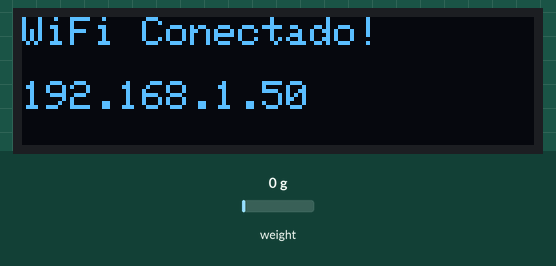
The sketch below on a simulated ESP8266 (NodeMCU). Shown: 128×32 one-colour display. The inputs (shaded band) are chosen by the test bench; at power-on: weight on the scale 0 g. WiFi joins after 1.5 s; servers stay silent unless stated; random numbers use the default seed unless the sketch sets one; no MQTT or app messages arrive unless stated; what the sketch prints to the serial monitor is not drawn.

Above: at 1.6 s.
At 3.7 s:
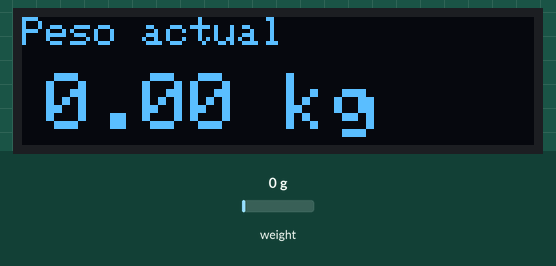
3.8 s: weight on the scale set to 100 g
At 5.1 s:
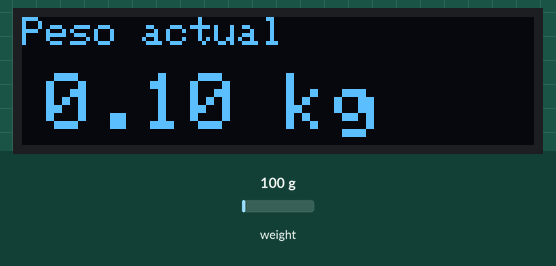
5.4 s: weight on the scale set to 1250 g
At 7.0 s:
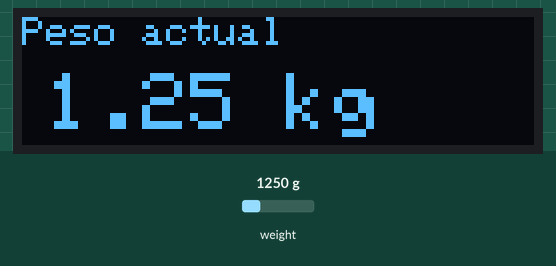
7.3 s: weight on the scale set to 2500 g
At 8.6 s:
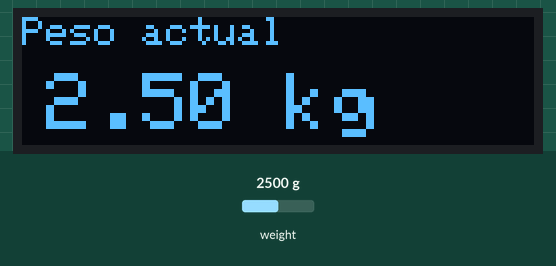
Timing chart, 0 to 10.3 s (numbered marks = the images above; inputs shaded):
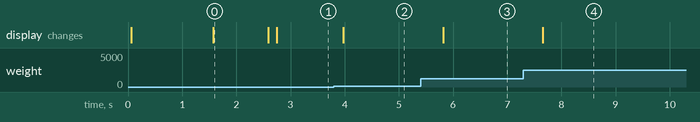

The sketch:

Lectura-Pantalla-OLED-SSD1306.ino
```cpp
#include <Arduino.h>
#include <Wire.h>
#include <Adafruit_GFX.h>
#include <Adafruit_SSD1306.h>
#include "HX711.h"

#include <ESP8266WiFi.h>
#include <PubSubClient.h>

// ---------- OLED 128x32 ----------
#define SCREEN_WIDTH 128
#define SCREEN_HEIGHT 32
#define OLED_RESET   -1
#define I2C_ADDR     0x3C
Adafruit_SSD1306 display(SCREEN_WIDTH, SCREEN_HEIGHT, &Wire, OLED_RESET);

// ---------- HX711 ----------
#define HX_DT   14  // D5 (GPIO14)
#define HX_SCK  12  // D6 (GPIO12)
HX711 scale;

// ---------- Calibración ----------
float CALIBRATION_FACTOR = -21.983999; // AJUSTAR

// ---------- MQTT + WiFi ----------
const char* ssid = "TU_WIFI";
const char* password = "TU_PASSWORD";
const char* mqtt_server = "broker.hivemq.com";
const int   mqtt_port = 1883;
const char* mqtt_topic = "/peso/talca/00";

WiFiClient espClient;
PubSubClient client(espClient);

// ---------- Funciones ----------
void showMsg(const String& l1, const String& l2="") {
  display.clearDisplay();
  display.setTextColor(SSD1306_WHITE);
  display.setTextSize(1);
  display.setCursor(0,0);
  display.println(l1);
  display.setCursor(0,16);
  display.println(l2);
  display.display();
}

void reconnectMQTT() {
  while (!client.connected()) {
    Serial.println("Intentando conectar MQTT...");
    String clientId = "ESP8266-" + String(random(0xffff), HEX);

    if (client.connect(clientId.c_str())) {
      Serial.println("MQTT conectado!");
    } else {
      Serial.print("Fallo, rc=");
      Serial.print(client.state());
      Serial.println(" Reintentando en 3s...");
      delay(3000);
    }
  }
}

void setup() {
  Serial.begin(115200);

  // I2C manual
  Wire.begin(4, 5);

  // OLED
  if (!display.begin(SSD1306_SWITCHCAPVCC, I2C_ADDR)) {
    Serial.println("No se pudo iniciar la OLED");
  } else {
    showMsg("Balanza IoT", "Iniciando...");
  }

  // WiFi
  WiFi.begin(ssid, password);
  showMsg("Conectando WiFi", ssid);

  while (WiFi.status() != WL_CONNECTED) {
    delay(300);
    Serial.print(".");
  }
  showMsg("WiFi Conectado!", WiFi.localIP().toString());
  Serial.println("WiFi OK");

  // MQTT
  client.setServer(mqtt_server, mqtt_port);

  // HX711
  scale.begin(HX_DT, HX_SCK);
  scale.set_scale(CALIBRATION_FACTOR);
  scale.tare();

  if (!scale.wait_ready_timeout(2000)) {
    showMsg("HX711 sin señal", "Revisa VCC/DT/SCK");
    Serial.println("HX711 no listo");
  } else {
    showMsg("Listo", "Coloca objeto...");
    Serial.println("Balanza lista.");
  }
}

void loop() {
  // Mantener MQTT conectado
  if (!client.connected()) reconnectMQTT();
  client.loop();

  if (scale.is_ready()) {
    float weight = scale.get_units(1);
    float weight_kg = weight / 1000;

    // Mostrar en Serial
    Serial.print("Peso: ");
    Serial.print(weight_kg, 2);
    Serial.println(" Kg");

    // Publicar MQTT
    char buffer[10];
    dtostrf(weight_kg, 1, 2, buffer);
    client.publish(mqtt_topic, buffer);

    // OLED
    display.clearDisplay();
    display.setTextColor(SSD1306_WHITE);
    display.setTextSize(1);
    display.setCursor(0,0);
    display.println("Peso actual");
    display.setTextSize(2);
    display.setCursor(6,14);
    display.print(weight_kg, 2);
    display.print(" kg");
    display.display();

  } else {
    showMsg("HX711 sin señal", "Revisa conexiones");
    Serial.println("Error HX711");
  }

  delay(500);
}
```

Measured:
- after the input at 3.8 s, the display: changes after 0.18 s (image 2)
- after the input at 5.4 s, the display: changes after 0.42 s (image 3)
- after the input at 7.3 s, the display: changes after 0.36 s (image 4)
- what the display in image 0 shows lasts 1.0 s, from 1.6 s to 2.6 s
